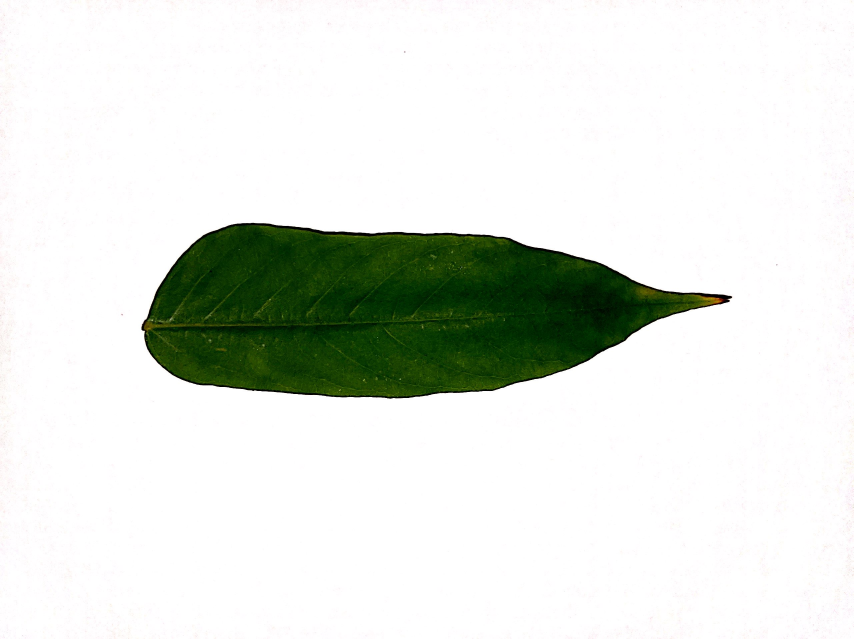
#> input picture belimbing_wuluh/051.JPG, 2560 x 1916 px, found by its file name (shown at 1/3 size)
$ jupyter execute cropping.ipynb   (shell and % lines are left out)
#> lines starting #> are read from the running program, lines starting #| are printed output that depends on the picture
<a href="https://colab.research.google.com/github/balpr/leafication/blob/main/image_fundamental/cropping.ipynb" target="_parent"></a>

[cell 1]
# import the necessary packages
from matplotlib import pyplot as plt
import numpy as np
import argparse
import cv2

[cell 2]
def plt_imshow(title, image):
	# convert the image frame BGR to RGB color space and display it
	image = cv2.cvtColor(image, cv2.COLOR_BGR2RGB)
	plt.imshow(image)
	plt.title(title)
	plt.grid(False)
	plt.show()

[cell 3]
I = np.arange(0, 16)
I

[cell 4]
I = I.reshape(4, 4)
I

[cell 5]
I[0:3, 0:2]

[cell 6]
I[3:5, 1:5]

[cell 7]
# # construct the argument parser and parse the arguments
# ap = argparse.ArgumentParser()
# ap.add_argument("-i", "--image", type=str, default="adrian.png",
# 	help="path to the input image")
# args = vars(ap.parse_args())

# since we are using Jupyter Notebooks we can replace our argument
# parsing code with *hard coded* arguments and values
args = {
	"image": "051.JPG"
}

[cell 8]
# load the input image and display it to our screen
image = cv2.imread(args["image"])
#> image is the input picture: shape (1916, 2560, 3); mean B, G, R 221.5, 228, 223.5
plt_imshow("Original", image)

# cropping an image with OpenCV is accomplished via simple NumPy
# array slices in startY:endY, startX:endX order -- here we are
# cropping the monitor from the image (these coordinates were
# determined using photo editing software such as Photoshop,
# GIMP, Paint, etc.)
# Dimension lab.jpeg = 720x1600
daun = image[660:1200, 420:2200]
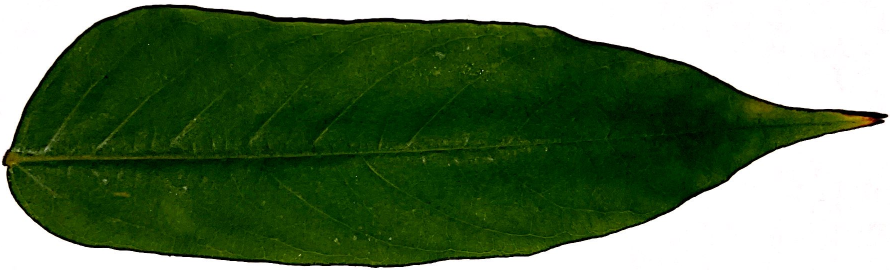
#> daun: shape (540, 1780, 3) (shown at 1/2 size); mean B, G, R 85.9, 120.2, 95.1
plt_imshow("daun", daun)


$ run again, with belimbing_wuluh/052.JPG copied over belimbing_wuluh/051.JPG
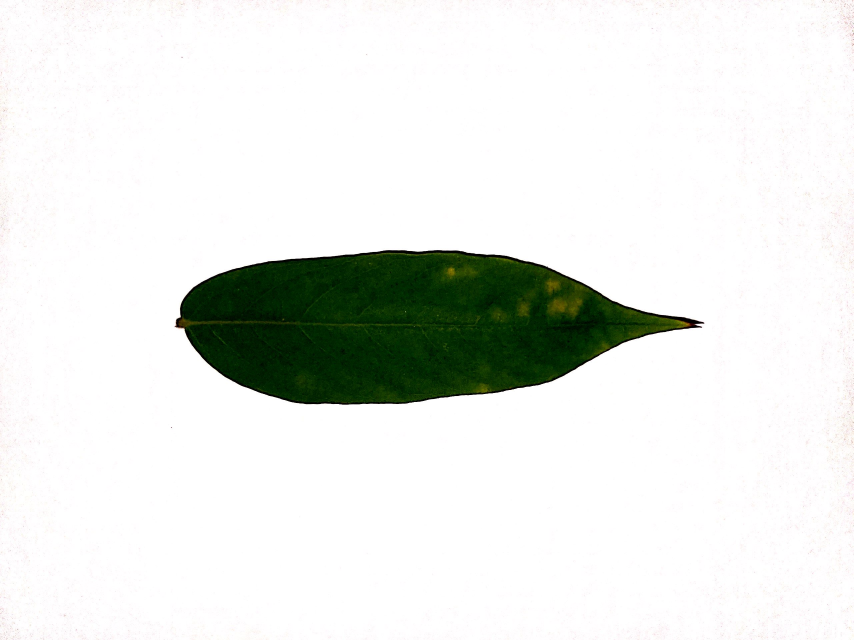
#> input picture belimbing_wuluh/052.JPG, 2560 x 1920 px, found by its file name (shown at 1/3 size)
#> image is the input picture: shape (1920, 2560, 3); mean B, G, R 228.4, 232.3, 229.4
#> `daun = image[660:1200, 420:2200]`:
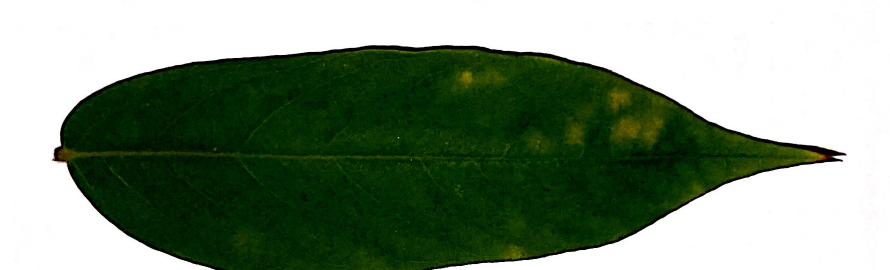
#> daun: shape (540, 1780, 3) (shown at 1/2 size); mean B, G, R 123.7, 144.3, 127.2
#> image: shape (540, 1780, 3)
